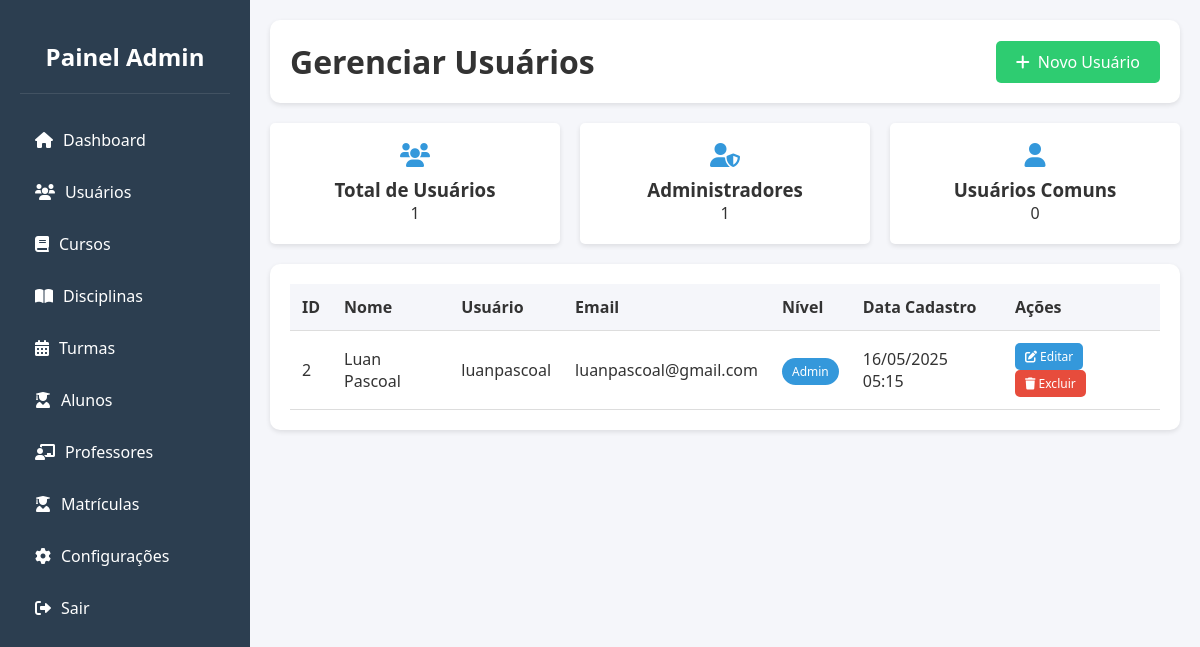
/dashboard/usuarios.php (signed in), run on the app's committed database.
### tables this page shows
CREATE TABLE `usuarios` (
  `id` int(11) NOT NULL,
  `nome` varchar(100) NOT NULL,
  `usuario` varchar(50) NOT NULL,
  `senha` varchar(255) NOT NULL,
  `email` varchar(100) DEFAULT NULL,
  `nivel_acesso` enum('admin','usuario') DEFAULT 'usuario',
  `status` tinyint(1) DEFAULT 1,
  `data_cadastro` timestamp NOT NULL DEFAULT current_timestamp(),
  `ultima_atualizacao` timestamp NOT NULL DEFAULT current_timestamp() ON UPDATE current_timestamp()
);

### dashboard/usuarios.php (the view, shortened to what this page needs)
<?php
include '../database.php';
$query_users = "SELECT id, nome, usuario, email, nivel_acesso, data_cadastro FROM usuarios ORDER BY data_cadastro DESC";
$result_users = $conn->query($query_users);
?>
<!DOCTYPE html>
<html lang="pt-BR">
<head>
    <link rel="stylesheet" href="https://cdnjs.cloudflare.com/ajax/libs/font-awesome/6.0.0/css/all.min.css">
    <link rel="stylesheet" href="assets/css/style.css">
</head>
<body>
    <div class="dashboard">
        <?php include 'assets/layouts/sidebar.php'; ?>
        <div class="main-content">
            <div class="header">
                <h1>Gerenciar Usuários</h1>
                <a href="novo_usuario" class="btn-new">
                    <i class="fas fa-plus"></i> Novo Usuário
                </a>
            </div>
            <div class="stats">
                <div class="stat-card">
                    <i class="fas fa-users"></i>
                    <h3>Total de Usuários</h3>
                    <p><?php echo $result_users->num_rows; ?></p>
                </div>
                <div class="stat-card">
                    <i class="fas fa-user-shield"></i>
                    <h3>Administradores</h3>
                    <p><?php
                        $admin_count = $conn->query("SELECT COUNT(*) as count FROM usuarios WHERE nivel_acesso = 'admin'")->fetch_assoc()['count'];
                        echo $admin_count;
                    ?></p>
                </div>
                <div class="stat-card">
                    <i class="fas fa-user"></i>
                    <h3>Usuários Comuns</h3>
                    <p><?php
                        $user_count = $conn->query("SELECT COUNT(*) as count FROM usuarios WHERE nivel_acesso = 'usuario'")->fetch_assoc()['count'];
                        echo $user_count;
                    ?></p>
                </div>
            </div>
            <div class="table-container">
                <table>
                    <thead>
                        <tr>
                            <th>ID</th>
                            <th>Nome</th>
                            <th>Usuário</th>
                            <th>Email</th>
                            <th>Nível</th>
                            <th>Data Cadastro</th>
                            <th>Ações</th>
                        </tr>
                    </thead>
                    <tbody>
                        <?php while($user = $result_users->fetch_assoc()): ?>
                        <tr>
                            <td><?php echo htmlspecialchars($user['id']); ?></td>
                            <td><?php echo htmlspecialchars($user['nome']); ?></td>
                            <td><?php echo htmlspecialchars($user['usuario']); ?></td>
                            <td><?php echo htmlspecialchars($user['email']); ?></td>
                            <td>
                                <span class="badge <?php echo $user['nivel_acesso'] == 'admin' ? 'badge-admin' : 'badge-user'; ?>">
                                    <?php echo ucfirst(htmlspecialchars($user['nivel_acesso'])); ?>
                                </span>
                            </td>
                            <td><?php echo date('d/m/Y H:i', strtotime($user['data_cadastro'])); ?></td>
                            <td>
                                <a href="editar_usuario?id=<?php echo $user['id']; ?>" class="btn btn-primary btn-sm"><i class="fas fa-edit"></i> Editar</a>
                                <a href="#" onclick="showDeleteConfirmation(<?php echo $user['id']; ?>)" class="btn btn-danger btn-sm"><i class="fas fa-trash"></i> Excluir</a>
                            </td>
                        </tr>
                        <?php endwhile; ?>
                    </tbody>
                </table>
            </div>
        </div>
    </div>
</body>
</html>

### dashboard/assets/css/style.css (style rules this page uses)
* { margin: 0; padding: 0; box-sizing: border-box; font-family: 'Segoe UI', Tahoma, Geneva, Verdana, sans-serif; }
:root { --primary-color: #2c3e50; --secondary-color: #34495e; --accent-color: #3498db; --text-color: #333; --light-bg: #f5f6fa; --success-color: #2ecc71; --warning-color: #f1c40f; --danger-color: #e74c3c; }
body { background-color: var(--light-bg); color: var(--text-color); }
.dashboard { display: flex; min-height: 100vh; }
.main-content { flex: 1; padding: 20px; overflow-x: auto; }
.header { background-color: white; padding: 20px; border-radius: 10px; box-shadow: 0 2px 5px rgba(0,0,0,0.1); margin-bottom: 20px; display: flex; justify-content: space-between; align-items: center; flex-wrap: wrap; gap: 10px; }
.table-container { background-color: white; padding: 20px; border-radius: 10px; box-shadow: 0 2px 5px rgba(0,0,0,0.1); overflow-x: auto; }
table { width: 100%; border-collapse: collapse; min-width: 600px; }
th, td { padding: 12px; text-align: left; border-bottom: 1px solid #ddd; }
th { background-color: var(--light-bg); white-space: nowrap; }
.btn { padding: 8px 15px; border: none; border-radius: 5px; cursor: pointer; color: white; text-decoration: none; display: inline-block; text-align: center; }
.btn-sm { padding: 5px 10px; font-size: 12px; }
.btn-primary { background-color: var(--accent-color); }
.btn-danger { background-color: var(--danger-color); }
.badge { padding: 5px 10px; border-radius: 15px; font-size: 12px; }
.badge-admin { background: #3498db; color: white; }
.btn-new { background: #2ecc71; color: white; padding: 10px 20px; border-radius: 5px; text-decoration: none; display: inline-flex; align-items: center; gap: 8px; }
.stats { display: grid; grid-template-columns: repeat(auto-fit, minmax(200px, 1fr)); gap: 20px; margin-bottom: 20px; }
.stat-card { background: white; padding: 20px; border-radius: 5px; box-shadow: 0 2px 5px rgba(0,0,0,0.1); text-align: center; }
.stat-card i { font-size: 24px; margin-bottom: 10px; color: #3498db; }

### data on the page
usuarios: id "2", nome "Luan Pascoal", usuario "luanpascoal", email "luanpascoal@gmail.com", nivel_acesso "Admin", data_cadastro "16/05/2025 05:15"

### other printed values
$result_users->num_rows "1"
$admin_count "1"
$user_count "0"
